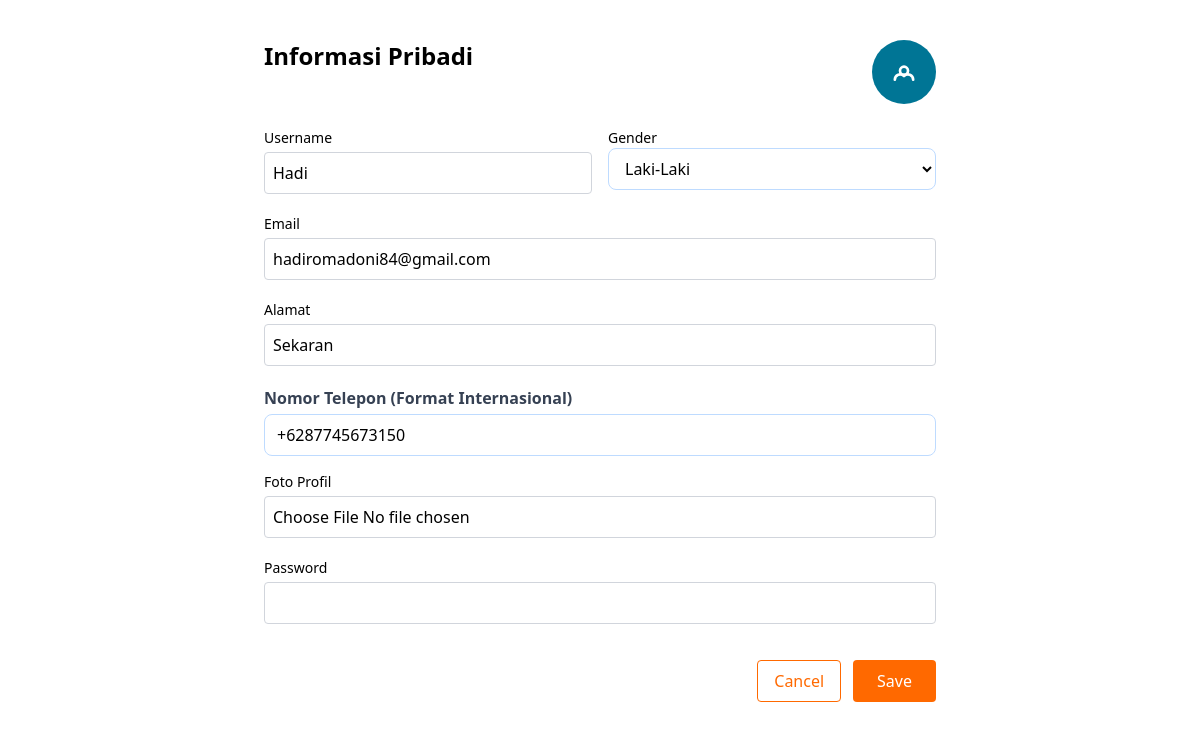
Page /edit_akun.php (signed in) on the committed database.
### tables this page shows
CREATE TABLE `users` (
  `id` int(11) NOT NULL,
  `username` varchar(50) NOT NULL,
  `email` varchar(100) DEFAULT NULL,
  `password` text NOT NULL,
  `gender` enum('Laki-Laki','Perempuan') NOT NULL,
  `role` enum('pencari','pemilik') NOT NULL,
  `telepon` varchar(20) DEFAULT NULL,
  `alamat` text DEFAULT NULL,
  `foto` varchar(255) DEFAULT NULL,
  `created_at` timestamp NOT NULL DEFAULT current_timestamp()
);

### src/edit_akun.php (the view, shortened to what this page needs)
<?php
require_once 'koneksi.php';
$username = $_SESSION['username'];
$query = "SELECT * FROM users WHERE username = '$username'";
$result = mysqli_query($conn, $query);
$user = mysqli_fetch_assoc($result);
?>
<!DOCTYPE html>
<html lang="id">
<head>
  <link href="./output.css" rel="stylesheet">
</head>
<body class="bg-white p-10">
  <div class="max-w-2xl mx-auto">
    <div class="flex justify-between items-start mb-6">
      <h1 class="text-2xl font-semibold">Informasi Pribadi</h1>
      <div class="w-16 h-16 rounded-full bg-cyan-700 flex items-center justify-center">
        <svg class="w-8 h-8 text-white" fill="none" stroke="currentColor" stroke-width="2"
             viewBox="0 0 24 24">
          <path stroke-linecap="round" stroke-linejoin="round"
                d="M5.121 17.804A4 4 0 0112 15a4 4 0 016.879 2.804M15 11a3 3 0 11-6 0 3 3 0 016 0z"/>
        </svg>
      </div>
    </div>
    <form class="space-y-5" method="POST" enctype="multipart/form-data" action="">
      <div class="grid grid-cols-1 md:grid-cols-2 gap-4">
        <div>
          <label class="block text-sm font-medium">Username</label>
          <input type="text" name="username" value="<?= htmlspecialchars($user['username']) ?>" class="mt-1 w-full p-2 border border-gray-300 rounded"/>
        </div>
        <div>
          <label class="block text-sm font-medium">Gender</label>
            <select name="gender" class="w-full px-3 py-2 border border-blue-200 rounded-lg focus:outline-none focus:ring-2 focus:ring-[#12506B] transition text-sm lg:text-base">
                        <option value="Laki-Laki">Laki-Laki</option>
            </select>
        </div>
      </div>
      <div>
        <label class="block text-sm font-medium">Email</label>
        <input type="email" name="email" class="mt-1 w-full p-2 border border-gray-300 rounded" value="<?= htmlspecialchars($user['email']) ?>">
      </div>
      <div>
        <label class="block text-sm font-medium">Alamat</label>
        <input type="text" name="alamat" class="mt-1 w-full p-2 border border-gray-300 rounded" value="<?= htmlspecialchars($user['alamat']) ?>">
      </div>
      <div class="mb-4">
          <label class="block text-gray-700 font-semibold mb-1" for="telepon">Nomor Telepon (Format Internasional)</label>
          <input class="w-full px-3 py-2 border border-blue-200 rounded-lg focus:outline-none focus:ring-2 focus:ring-[#12506B] transition text-sm lg:text-base" type="tel"
              id="telepon"
              name="telepon"
              required
              placeholder="+6281234567890"
              pattern="^\+62[0-9]{9,13}$"
              title="Masukkan nomor telepon dalam format internasional, misalnya +6281234567890"
              value="<?= htmlspecialchars($user['telepon']) ?>">
      </div>
      <div>
        <label class="block text-sm font-medium">Foto Profil</label>
        <input type="file" name="foto"
               class="mt-1 w-full p-2 border border-gray-300 rounded"/>
      </div>
      <div>
        <label class="block text-sm font-medium">Password</label>
        <input type="password" name="password"
              class="mt-1 w-full p-2 border border-gray-300 rounded"/>
      </div>
      <div class="flex justify-end gap-3 pt-4">
        <button onclick="window.history.back()" type="button" class="px-4 py-2 border border-orange-500 text-orange-500 rounded hover:bg-orange-50">
          Cancel
        </button>
        <button type="submit" class="px-6 py-2 bg-orange-500 text-white rounded hover:bg-orange-600">
          Save
        </button>
      </div>
    </form>
  </div>
</body>
</html>

### rows in the picture
users: username "Hadi", email "hadiromadoni84@gmail.com", alamat "Sekaran", telepon "+6287745673150"
